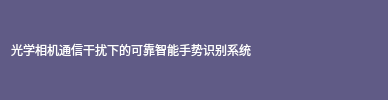
      <widget class="QFrame" name="frame_2">
       <property name="sizePolicy">
        <sizepolicy hsizetype="Preferred" vsizetype="Expanding">
         <horstretch>0</horstretch>
         <verstretch>1</verstretch>
        </sizepolicy>
       </property>
       <property name="styleSheet">
        <string notr="true">background-color: rgb(96, 91, 134);
border-top-left-radius: 20px;
border-top-right-radius: 20px;
</string>
       </property>
       <property name="frameShape">
        <enum>QFrame::StyledPanel</enum>
       </property>
       <property name="frameShadow">
        <enum>QFrame::Raised</enum>
       </property>
       <layout class="QHBoxLayout" name="horizontalLayout">
        <property name="spacing">
         <number>0</number>
        </property>
        <property name="leftMargin">
         <number>0</number>
        </property>
        <property name="topMargin">
         <number>0</number>
        </property>
        <property name="rightMargin">
         <number>0</number>
        </property>
        <property name="bottomMargin">
         <number>0</number>
        </property>
        <item>
         <widget class="QFrame" name="frame_4">
          <property name="sizePolicy">
           <sizepolicy hsizetype="Expanding" vsizetype="Preferred">
            <horstretch>0</horstretch>
            <verstretch>0</verstretch>
           </sizepolicy>
          </property>
          <property name="frameShape">
           <enum>QFrame::StyledPanel</enum>
          </property>
          <property name="frameShadow">
           <enum>QFrame::Raised</enum>
          </property>
          <layout class="QHBoxLayout" name="horizontalLayout_2" stretch="0">
           <property name="spacing">
            <number>11</number>
           </property>
           <property name="leftMargin">
            <number>11</number>
           </property>
           <property name="topMargin">
            <number>11</number>
           </property>
           <property name="rightMargin">
            <number>11</number>
           </property>
           <property name="bottomMargin">
            <number>11</number>
           </property>
           <item alignment="Qt::AlignLeft">
            <widget class="QPushButton" name="pushButton">
             <property name="styleSheet">
              <string notr="true">border: none;
color: rgb(255, 255, 255);
font: 14pt &quot;幼圆&quot;;</string>
             </property>
             <property name="text">
              <string>光学相机通信干扰下的可靠智能手势识别系统</string>
             </property>
             <property name="icon">
              <iconset resource="res.qrc">
               <normaloff>:/icons/icon/myicon2.png</normaloff>:/icons/icon/myicon2.png</iconset>
             </property>
             <property name="iconSize">
              <size>
               <width>36</width>
               <height>36</height>
              </size>
             </property>
            </widget>
           </item>
          </layout>
         </widget>
        </item>
        <item alignment="Qt::AlignRight">
         <widget class="QFrame" name="frame_5">
          <property name="sizePolicy">
           <sizepolicy hsizetype="Expanding" vsizetype="Preferred">
            <horstretch>0</horstretch>
            <verstretch>0</verstretch>
           </sizepolicy>
          </property>
          <property name="styleSheet">
           <string notr="true">QPushButton {
	border: none;
}
QPushButton:hover {
	padding-bottom: 5px;
}</string>
          </property>
          <property name="frameShape">
           <enum>QFrame::StyledPanel</enum>
          </property>
          <property name="frameShadow">
           <enum>QFrame::Raised</enum>
          </property>
          <layout class="QHBoxLayout" name="horizontalLayout_3">
           <item>
            <widget class="QPushButton" name="pushButton_logout">
             <property name="text">
              <string/>
             </property>
             <property name="icon">
              <iconset resource="res.qrc">
               <normaloff>:/icons/icon/refresh.png</normaloff>:/icons/icon/refresh.png</iconset>
             </property>
             <property name="iconSize">
              <size>
               <width>30</width>
               <height>30</height>
              </size>
             </property>
            </widget>
           </item>
           <item>
            <widget class="QPushButton" name="pushButton_3">
             <property name="text">
              <string/>
             </property>
             <property name="icon">
              <iconset resource="res.qrc">
               <normaloff>:/icons/icon/down.png</normaloff>:/icons/icon/down.png</iconset>
             </property>
             <property name="iconSize">
              <size>
               <width>30</width>
               <height>30</height>
              </size>
             </property>
            </widget>
           </item>
           <item>
            <widget class="QPushButton" name="pushButton_2">
             <property name="text">
              <string/>
             </property>
             <property name="icon">
              <iconset resource="res.qrc">
               <normaloff>:/icons/icon/close2.png</normaloff>:/icons/icon/close2.png</iconset>
             </property>
             <property name="iconSize">
              <size>
               <width>30</width>
               <height>30</height>
              </size>
             </property>
            </widget>
           </item>
          </layout>
         </widget>
        </item>
       </layout>
      </widget>
